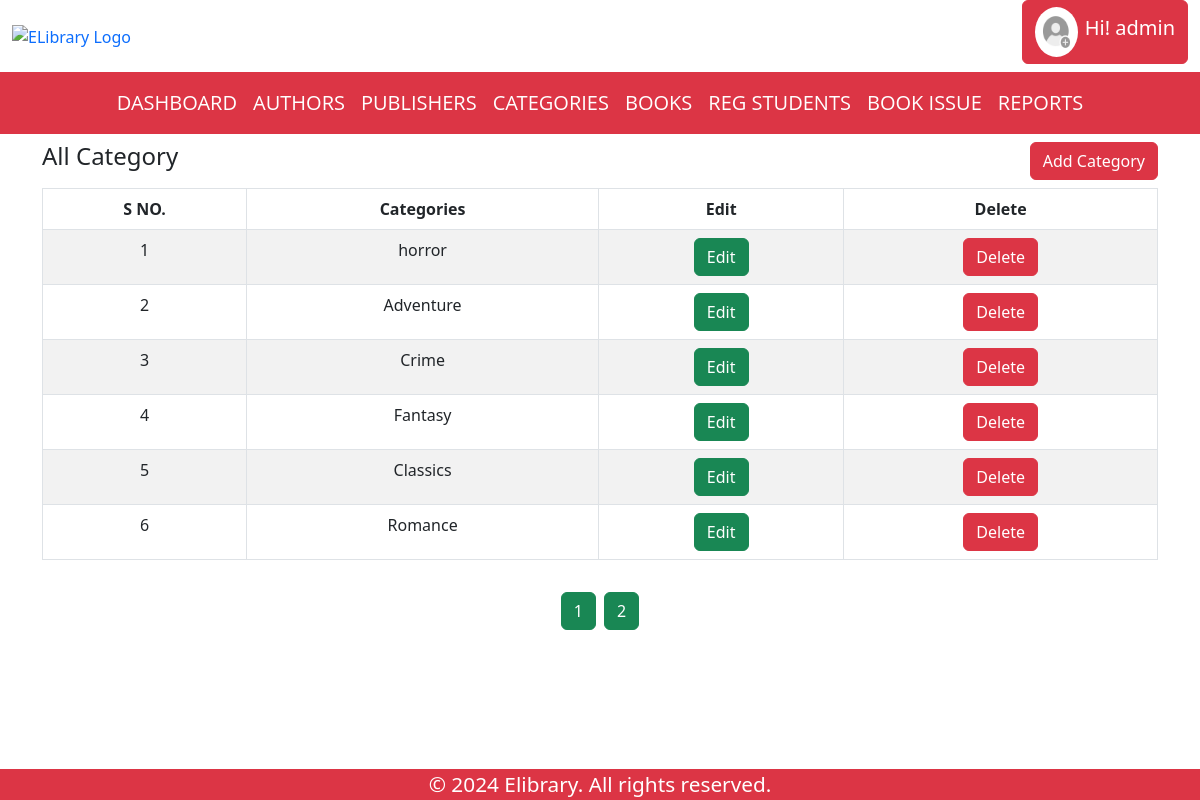
The page /categories.php (signed in) on the database its author committed.
### tables this page shows
CREATE TABLE `categories3` (
  `id` int(30) NOT NULL,
  `category_name` varchar(170) NOT NULL
);

### categories.php (the view, shortened to what this page needs)
<?php
include "header.php";
$records_per_page = 6;
$page_number = isset($_GET['page']) && is_numeric($_GET['page']) ? $_GET['page'] : 1;
$offset = ($page_number - 1) * $records_per_page;
$query = "SELECT * FROM categories3 LIMIT $offset, $records_per_page";
$result = mysqli_query($conn, $query);
$start_sno = ($page_number - 1) * $records_per_page + 1;
$total_rows = mysqli_num_rows(mysqli_query($conn, "SELECT * FROM categories3"));
$total_pages = ceil($total_rows / $records_per_page);
?>
<!DOCTYPE html>
<html lang="en">
<head>
</head>
<body>
<div class="container mt-2">
    <div class="row">
        <div class="col">
            <h4>All Category</h4>
        </div>
        <div class="col text-end">
            <button type="button" class="btn btn-danger" id="addcategoryBtn" data-bs-toggle="modal" data-bs-target="#addcategoryModal">Add Category</button>
        </div>
    </div>
</div>
<div class="container mt-2">
    <div class="row justify-content-center">
        <div class="container-fluid table-responsive">
        <table class="table table-striped table-hover table-bordered">
            <thead>
                <tr class="bg-dark text-white">
                    <th class="text-center">S NO.</th>
                    <th class="text-center">Categories</th>
                    <th class="text-center">Edit</th>
                    <th class="text-center">Delete</th>
                </tr>
            </thead>
            <tbody>
                <?php
                while ($row = mysqli_fetch_array($result)) {
                    ?>
                    <tr>
                        <td class="text-center"><?php echo $start_sno; ?></td>
                        <td class="text-center"><?php echo $row["category_name"]; ?></td>
                        <td class="text-center">
                            <button type="button" class="btn btn-success editBtn" data-id="<?php echo $row['id']; ?>" data-name="<?php echo $row['category_name']; ?>">Edit</button>
                        </td>
                        <td class="text-center">
                            <button type="button" class="btn btn-danger deleteBtn" data-id="<?php echo $row['id']; ?>" data-name="<?php echo $row['category_name']; ?>">Delete</button>
                        </td>
                    </tr>
                    <?php
                    $start_sno++;
                }
                ?>
            </tbody>
        </table></div>
        <div class="text-center mt-3 mb-5">
            <?php
            for ($i = 1; $i <= $total_pages; $i++) {
                $margin_class = $i > 1 ? 'ms-2' : '';
                echo '<a href="categories.php?page=' . $i . '" class="btn btn-success ' . $margin_class . '">' . $i . '</a>';
            }
            ?>
        </div>
    </div>
</div>
<?php include "footer.php"; ?>

### style.css (style rules this page uses)
a { text-decoration: none; }

### footer.php (style rules this page uses)
@media (min-width:1199px) { body { height: 100vh; } }

### rows shown on the page
categories3: category_name "horror"
categories3: category_name "Adventure"
categories3: category_name "Crime"
categories3: category_name "Fantasy"
categories3: category_name "Classics"
categories3: category_name "Romance"

### other values the page prints
$_SESSION['username'] "admin"
